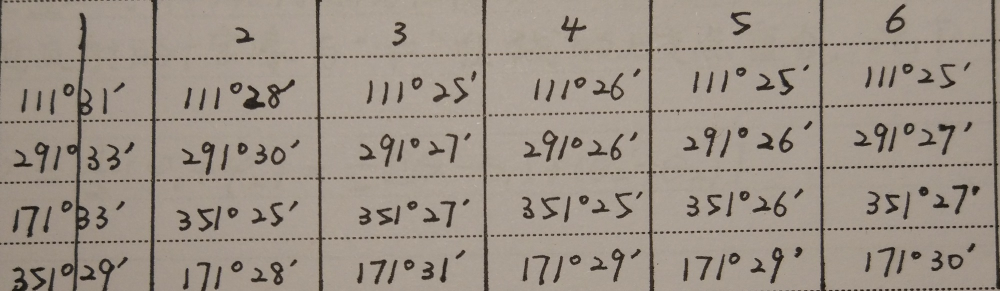
#> input picture photo2.jpg, 2000 x 582 px (shown at 1/2 size)
$ python processing.py   (older library calls are emulated)
#> lines starting #> are read from the running program, lines starting #| are printed output that depends on the picture; after the words box and inside, x2 and y2 are one past the last pixel; in counts of white or black regions, pixels touching at a corner belong together
import cv2
import numpy as np

GRAY_SCALE_RANGE = 255
NUM_ROW = 28
NUM_COLUMN = 28

img = cv2.imread("photo2.jpg")
#> img is the input picture: shape (582, 2000, 3); mean B, G, R 133.8, 145.3, 156
img_gray = cv2.cvtColor(img, cv2.COLOR_BGR2GRAY)
img_gray = cv2.GaussianBlur(img_gray, (5, 5), 0)
ret, img_thresh = cv2.threshold(img_gray, 100, 255, cv2.THRESH_BINARY_INV)
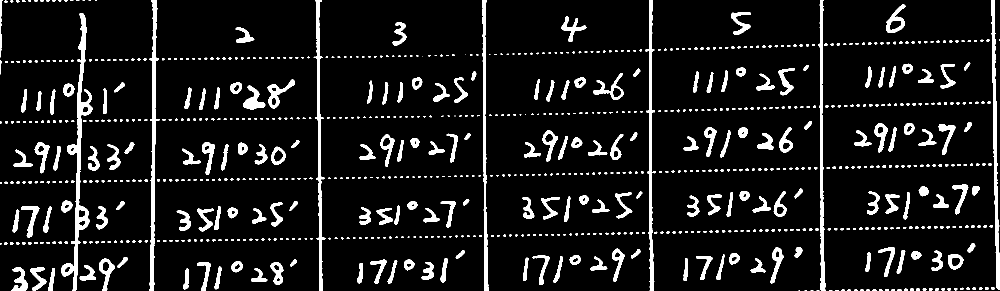
#> img_thresh: shape (582, 2000) (shown at 1/2 size); 9% white; 838 white regions (306 under 20 px)

im2, ctrs, hier = cv2.findContours(img_thresh, cv2.RETR_EXTERNAL, cv2.CHAIN_APPROX_SIMPLE)
#> ctrs = 838 contours, 629 with area under 20; largest, box (x1, y1, x2, y2) and area: (122, 26, 185, 582) 5794, (299, 0, 319, 582) 3514, (1983, 0, 2000, 579) 3089, (1291, 0, 1312, 582) 2946, (627, 0, 651, 582) 2848
rects = [cv2.boundingRect(ctr) for ctr in ctrs]
#> rects = 838 items, first 6: (1597, 581, 3, 1), (1670, 580, 7, 2), (1658, 580, 7, 2), (1633, 580, 6, 2), (1621, 580, 6, 2), (1609, 580, 5, 2)

cv2.imshow('img_thresh', img_thresh)
cv2.waitKey(0)

img_digits = []
for rect in rects:
	cv2.rectangle(img, (rect[0], rect[1]), (rect[0] + rect[2], rect[1] + rect[3]), (255, 0, 255), 3)
	img_digit = img_thresh[rect[1] : rect[1] + rect[3], rect[0] : rect[0] + rect[2]]
	img_digits.append(img_digit)
#> this loop made 838 passes
#> rect on passes 2, 3, 7: (1670, 580, 7, 2), (1658, 580, 7, 2), (1733, 579, 7, 3)
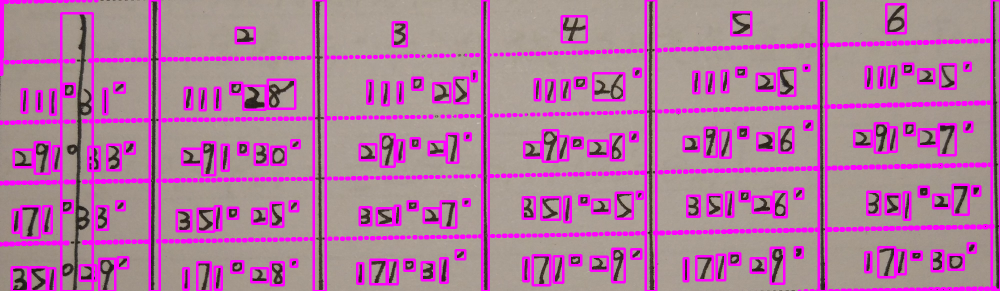
#> img: shape (582, 2000, 3) (shown at 1/2 size); 16.71% of pixels changed, all inside (x1, y1, x2, y2) = (0, 0, 2000, 582)
#> after the loop, img_digits = 838 items

def deskew(img):
    m = cv2.moments(img)
    if abs(m['mu02']) < 1e-2:
        return img.copy()
    skew = m['mu11'] / m['mu02']
    M = np.float32([[1, skew, -0.5 * NUM_ROW * skew], [0, 1, 0]]) # require that NUM_ROW == NUM_COLUMN
    img = cv2.warpAffine(img, M, (NUM_ROW, NUM_ROW), flags = cv2.WARP_INVERSE_MAP | cv2.INTER_LINEAR)
    return img

images = []
is_decimal_point = []
for img_digit in img_digits:
	square_len = max(img_digit.shape[0], img_digit.shape[1])
	bdr_len0 = int((square_len - img_digit.shape[0]) / 2)
	bdr_len1 = int((square_len - img_digit.shape[1]) / 2)
	img_digit = cv2.copyMakeBorder(img_digit, bdr_len0, bdr_len0, bdr_len1, bdr_len1, cv2.BORDER_CONSTANT, value = 0)
	if np.mean(img_digit) > 130:
		is_decimal_point.append(True)
	else:
		is_decimal_point.append(False)
	margin = int(square_len * 0.175)
	img_margin = cv2.copyMakeBorder(img_digit, margin, margin, margin, margin, cv2.BORDER_CONSTANT, value = 0)
	img_margin = cv2.resize(img_margin, (NUM_ROW, NUM_COLUMN), interpolation = cv2.INTER_AREA)
	img_margin = deskew(img_margin)
	images.append(img_margin)
#> this loop made 838 passes
#> (square_len, bdr_len0, bdr_len1, margin, skew in deskew, M in deskew) on passes 2, 3, 7: (7, 2, 0, 1, -0.326, [[1, -0.326, 4.56], [0, 1, 0]]), (7, 2, 0, 1, 0, [[1, 0, 0], [0, 1, 0]]), (7, 2, 0, 1, 0.211, [[1, 0.211, -2.95], [0, 1, 0]])
#> pass 1, `img_margin = cv2.resize(img_margin, (NUM_ROW, NUM_COLUMN), interpolati..`:
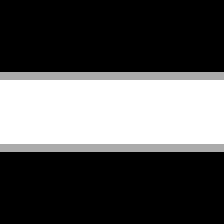
#> img_margin: shape (28, 28) (shown 8 times larger); min 0, max 255, mean 85
#> pass 2, `img_margin = cv2.resize(img_margin, (NUM_ROW, NUM_COLUMN), interpolati..`:
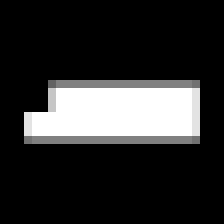
#> img_margin: shape (28, 28) (shown 8 times larger); min 0, max 255, mean 46.1
#> pass 2, in deskew (call 2), `img = cv2.warpAffine(img, M, (NUM_ROW, NUM_ROW), flags = cv2.WARP_INVE..`:
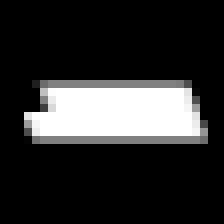
#> img: shape (28, 28) (shown 8 times larger); min 0, max 255, mean 46.1
#> after the loop, images = 838 items; is_decimal_point = 838 items, first 6: False, False, False, False, False, False

#> (the run stopped early here; a loop or call above may not have finished)

$ run again, with photo3.jpg copied over photo2.jpg
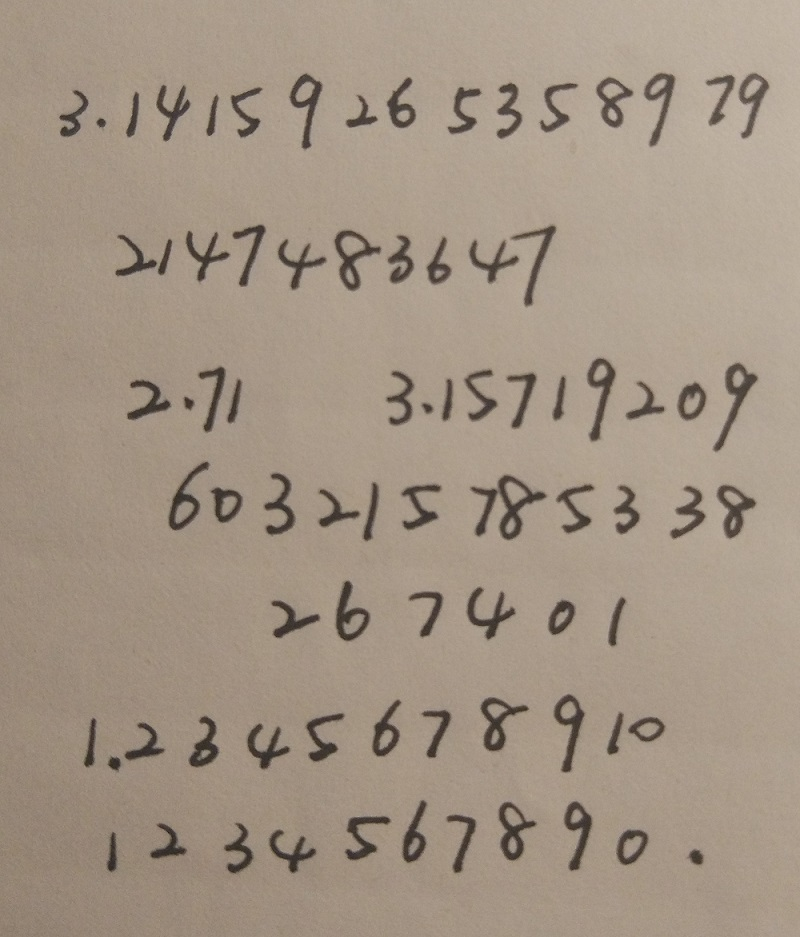
#> input picture photo3.jpg, 800 x 937 px
#> img is the input picture: shape (937, 800, 3); mean B, G, R 132.3, 148, 163.1
#> `ret, img_thresh = cv2.threshold(img_gray, 100, 255, cv2.THRESH_BINARY_..`:
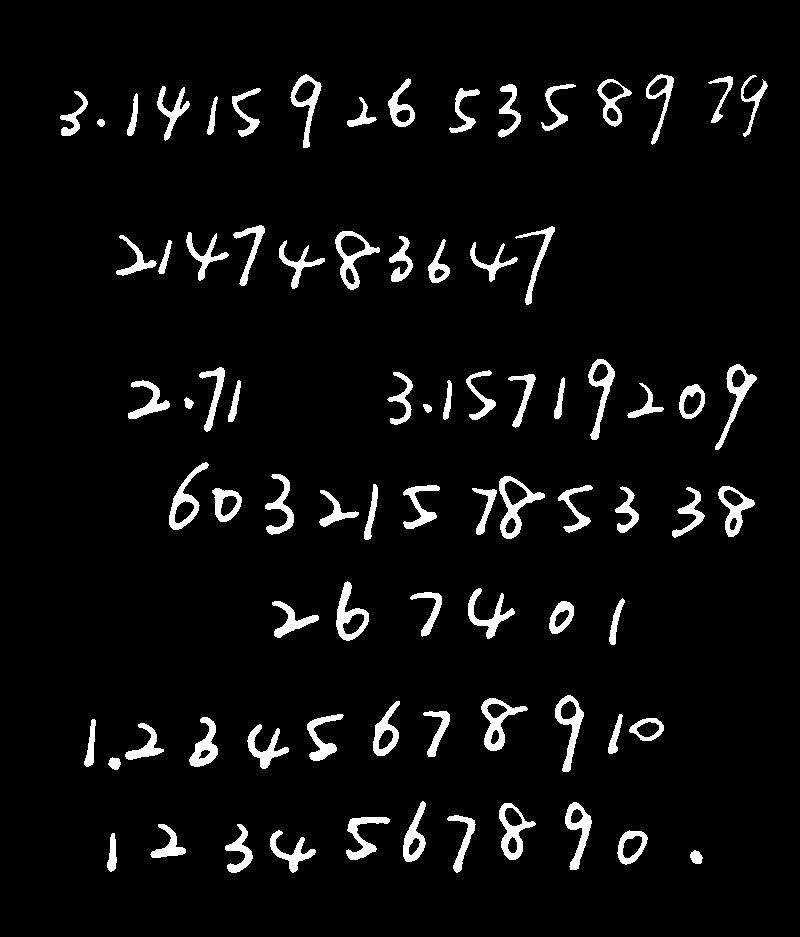
#> img_thresh: shape (937, 800); 5.2% white; 81 white regions
#> ctrs = 81 contours; largest, box (x1, y1, x2, y2) and area: (499, 476, 545, 539) 1278, (335, 231, 380, 290) 1174, (499, 803, 536, 860) 1054, (481, 698, 528, 751) 1031, (336, 581, 369, 641) 978
#> rects = 81 items, first 6: (690, 850, 13, 14), (107, 833, 10, 39), (617, 830, 31, 35), (270, 830, 46, 43), (225, 824, 28, 49), (150, 824, 36, 34)
#> the loop `for rect in rects:` made 81 passes
#> after the loop `for rect in rects:`: img_digits = 81 items
#> the loop `for img_digit in img_digits:` made 81 passes
#> (square_len, bdr_len0, bdr_len1, margin, skew in deskew, M in deskew) on passes 1 to 7: (14, 0, 0, 2, 0.204, [[1, 0.204, -2.86], [0, 1, 0]]), (39, 0, 14, 6, -0.0484, [[1, -0.0484, 0.677], [0, 1, 0]]), (35, 0, 2, 6, -0.24, [[1, -0.24, 3.36], [0, 1, 0]]), (46, 1, 0, 8, 0.464, [[1, 0.464, -6.49], [0, 1, 0]]), (49, 0, 10, 8, -0.0764, [[1, -0.0764, 1.07], [0, 1, 0]]), (36, 1, 0, 6, -0.0448, [[1, -0.0448, 0.628], [0, 1, 0]]), (44, 0, 0, 7, -0.215, [[1, -0.215, 3.02], [0, 1, 0]])
#> pass 2, `img_margin = cv2.copyMakeBorder(img_digit, margin, margin, margin, mar..`:
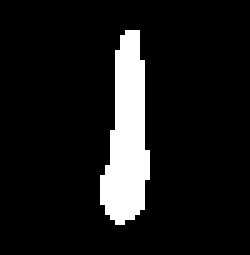
#> img_margin: shape (51, 50) (shown 5 times larger); 10% white; 1 white region, box (x1, y1, x2, y2) and area: (20, 6, 30, 45) 256
#> after the loop `for img_digit in img_digits:`: is_decimal_point = 81 items, first 6: True, False, False, False, False, False

$ run again, with photo.jpg copied over photo2.jpg
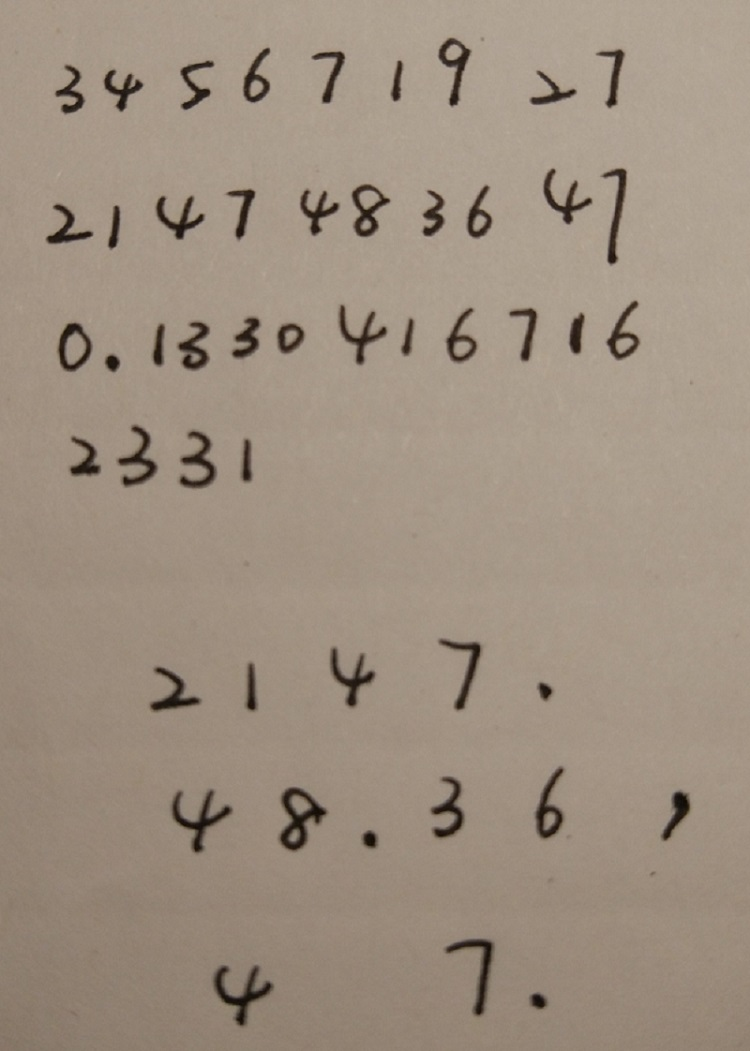
#> input picture photo.jpg, 750 x 1051 px
#> img is the input picture: shape (1051, 750, 3); mean B, G, R 128.2, 143.6, 158.4
#> `ret, img_thresh = cv2.threshold(img_gray, 100, 255, cv2.THRESH_BINARY_..`:
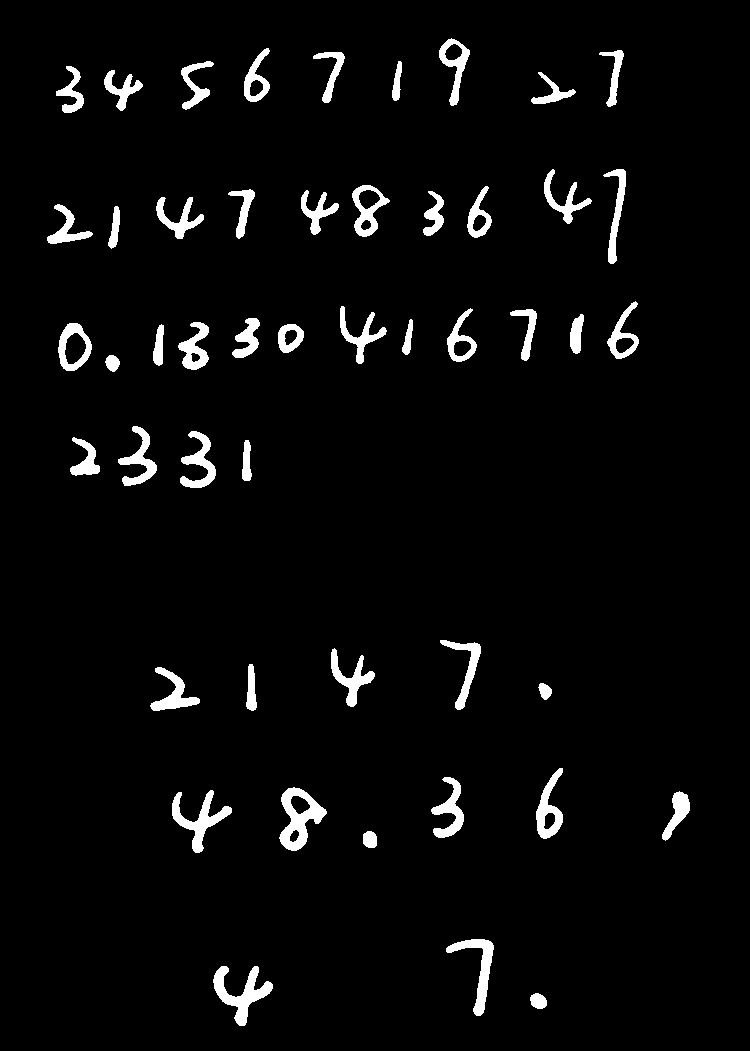
#> img_thresh: shape (1051, 750); 3.8% white; 49 white regions
#> ctrs = 49 contours; largest, box (x1, y1, x2, y2) and area: (279, 787, 327, 851) 1633, (213, 966, 273, 1026) 1202, (58, 323, 92, 371) 1154, (352, 185, 390, 237) 1086, (172, 790, 232, 853) 1048
#> rects = 49 items, first 6: (530, 993, 17, 16), (213, 966, 60, 60), (446, 939, 48, 77), (363, 831, 14, 17), (662, 791, 28, 50), (172, 790, 60, 63)
#> the loop `for rect in rects:` made 49 passes
#> after the loop `for rect in rects:`: img_digits = 49 items
#> the loop `for img_digit in img_digits:` made 49 passes
#> (square_len, bdr_len0, bdr_len1, margin, skew in deskew, M in deskew) on passes 1 to 7: (17, 0, 0, 2, 0.21, [[1, 0.21, -2.94], [0, 1, 0]]), (60, 0, 0, 10, 0.0893, [[1, 0.0893, -1.25], [0, 1, 0]]), (77, 0, 14, 13, 0.124, [[1, 0.124, -1.74], [0, 1, 0]]), (17, 0, 1, 2, 0.0971, [[1, 0.0971, -1.36], [0, 1, 0]]), (50, 0, 11, 8, -0.357, [[1, -0.357, 4.99], [0, 1, 0]]), (63, 0, 1, 11, -0.0239, [[1, -0.0239, 0.334], [0, 1, 0]]), (64, 0, 8, 11, -0.113, [[1, -0.113, 1.58], [0, 1, 0]])
#> pass 2, `img_margin = cv2.copyMakeBorder(img_digit, margin, margin, margin, mar..`:
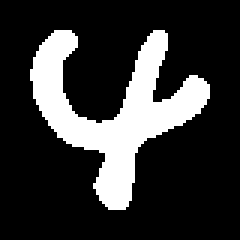
#> img_margin: shape (80, 80) (shown 3 times larger); 20.7% white; 1 white region, box (x1, y1, x2, y2) and area: (10, 10, 70, 70) 1326
#> after the loop `for img_digit in img_digits:`: is_decimal_point = 49 items, first 6: True, False, False, True, False, False

$ run again, with raw.jpg copied over photo2.jpg
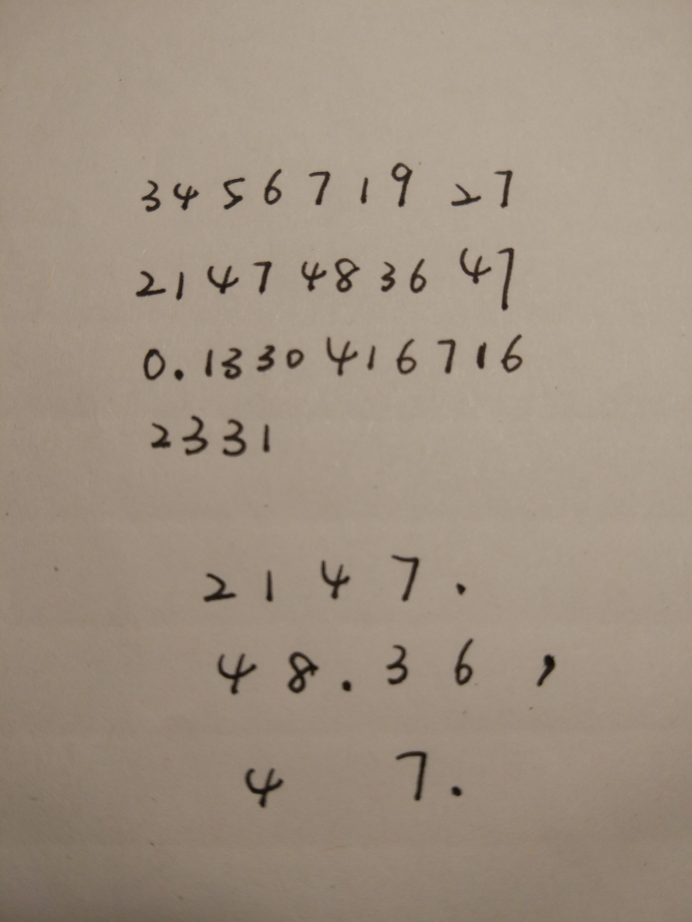
#> input picture raw.jpg, 3456 x 4608 px (shown at 1/5 size)
#> img is the input picture: shape (4608, 3456, 3); mean B, G, R 129.2, 144.8, 159.5
#> `ret, img_thresh = cv2.threshold(img_gray, 100, 255, cv2.THRESH_BINARY_..`:
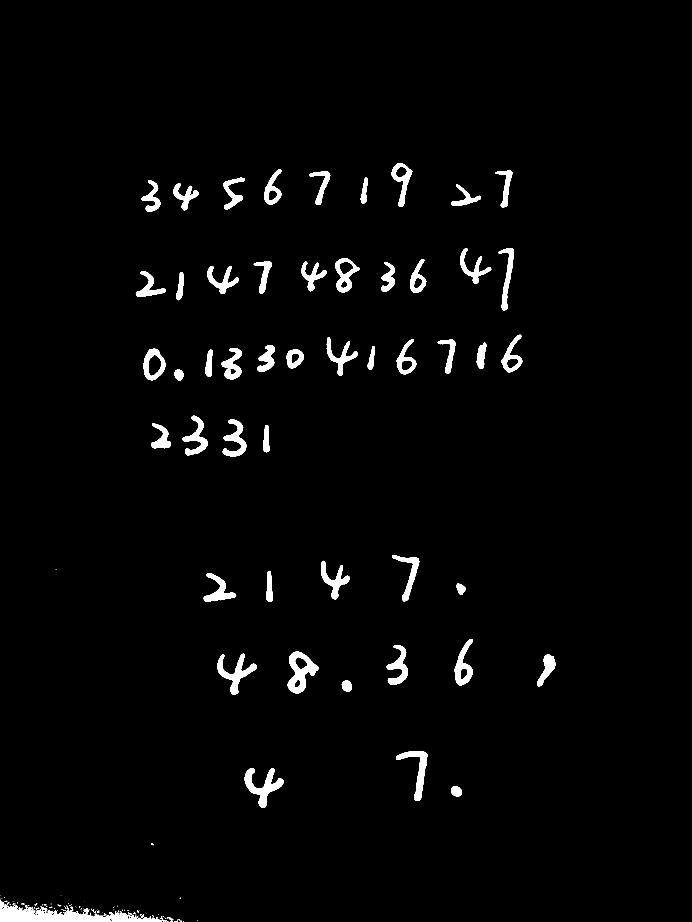
#> img_thresh: shape (4608, 3456) (shown at 1/5 size); 2.2% white; 228 white regions (144 under 20 px)
#> ctrs = 225 contours, 158 with area under 20; largest, box (x1, y1, x2, y2) and area: (0, 4509, 808, 4608) 30048, (1438, 3258, 1593, 3467) 17792, (1223, 3842, 1418, 4039) 13163, (717, 1744, 827, 1902) 12538, (1675, 1292, 1798, 1462) 11946
#> rects = 225 items, first 6: (851, 4607, 3, 1), (915, 4606, 2, 2), (887, 4606, 3, 2), (880, 4606, 6, 2), (871, 4605, 7, 3), (837, 4605, 4, 3)
#> the loop `for rect in rects:` made 225 passes
#> (rect, img_digit) on passes 1 to 3: ((851, 4607, 3, 1), [[255, 255, 255]]), ((915, 4606, 2, 2), [[255, 255], [255, 255]]), ((887, 4606, 3, 2), [[0, 255, 255], [255, 255, 255]])
#> after the loop `for rect in rects:`: img_digits = 225 items
#> the loop `for img_digit in img_digits:` made 225 passes
#> (square_len, bdr_len0, bdr_len1) on passes 61 to 63: (12, 0, 3), (9, 0, 2), (7, 1, 0)
#> pass 3, in deskew (call 3), `img = cv2.warpAffine(img, M, (NUM_ROW, NUM_ROW), flags = cv2.WARP_INVE..`:
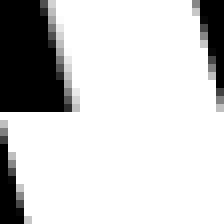
#> img: shape (28, 28) (shown 8 times larger); min 0, max 255, mean 205.2
#> after the loop `for img_digit in img_digits:`: is_decimal_point = 225 items, first 6: False, True, True, False, False, True
